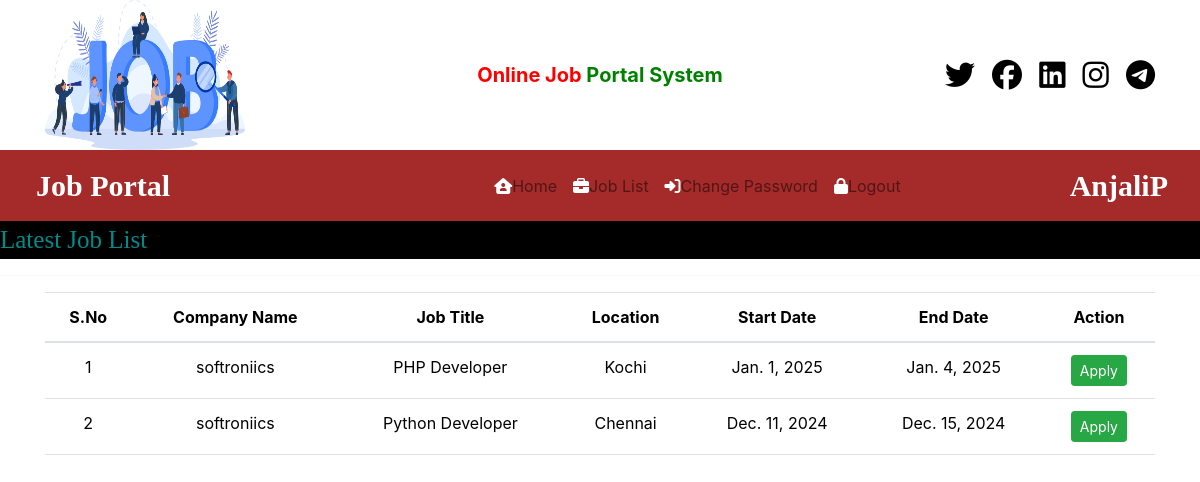
Page /user_latestjobs/ (signed in) on the committed database.
### JobportalApp/models.py (models this page shows, shortened)
class Job(models.Model):
    recruiter = models.ForeignKey(Recruiter, on_delete=models.CASCADE)
    start_date = models.DateField()
    end_date = models.DateField()
    title = models.CharField(max_length=10)
    salary = models.FloatField(max_length=100)
    image = models.FileField(max_length=15)
    description = models.CharField(max_length=300)
    experience = models.CharField(max_length=50)
    location = models.CharField(max_length=100)
    skills = models.CharField(max_length=100)
    creationdate = models.DateField()

class Recruiter(models.Model):
    user = models.ForeignKey(User, on_delete=models.CASCADE)
    mobile = models.CharField(max_length=15, null=True)
    image = models.FileField(null=True)
    gender = models.CharField(max_length=10, null=True)
    company = models.CharField(max_length=10, null=True)
    type = models.CharField(max_length=15, null=True)
    status = models.CharField(max_length=25, null=True)

### JobportalApp/views.py (the view)
# urls.py: path('user_latestjobs/', views.user_latestjobs, name='user_latestjobs'),
def user_latestjobs(request):
    job = Job.objects.all().order_by('-start_date')
    user = request.user
    student = StudentUser.objects.get(user=user)
    data = Apply.objects.filter(student=student)
    li = []
    for i in data:
        li.append(i.job.id)
    d = {'job': job, 'li': li}
    return render(request, "user_latestjobs.html", d)

### templates/user_latestjobs.html (shortened to what this page needs)
{% load static %}
{% block body %}
{% include 'user_navigation.html' %}
<marquee style="font-family: Monotype Corsiva; font-size:25px; color:darkcyan; background-color:black;">
    Latest Job List
</marquee>
<hr>
<div class="container">
    <table class="table table-hover">
    <thead>
    <tr style="background-color: #DEB887 !important;" id="example">
        <th>S.No</th>
        <th>Company Name</th>
        <th>Job Title</th>
        <th>Location</th>
        <th>Start Date</th>
        <th>End Date</th>
        <th>Action</th>
    </tr>
    </thead>
    <tbody>
    {% for i in job %}
    <tr>
        <td>{{ forloop.counter }}</td>
        <td>{{ i.recruiter.company }}</td>
        <td>{{ i.title }}</td>
        <td>{{ i.location }}</td>
        <td>{{ i.start_date }}</td>
        <td>{{ i.end_date }}</td>
        {% if i.id in li %}
        <td>Applied</td>
        {% else %}
        <td>
            <a href="{% url 'job_detail' i.id %}" class="btn btn-success btn-sm">Apply</a>
            {% endif %}
        </td>
    </tr>
    {% endfor %}
    </tbody>
</table>
</div>
{% endblock body %}

### templates/user_navigation.html (shortened to what this page needs)
<!DOCTYPE html>
<html lang="en">
<head>
    {% load static %}
    <link href="https://cdn.jsdelivr.net/npm/bootstrap@5.3.2/dist/css/bootstrap.min.css" rel="stylesheet">
    <link rel="stylesheet" href="https://cdnjs.cloudflare.com/ajax/libs/font-awesome/6.6.0/css/all.min.css"
 />
    <link href="https://cdn.jsdelivr.net/npm/bootstrap@4.6.2/dist/css/bootstrap.min.css" rel="stylesheet">
</head>
<body>
<div class="container">
    <div class="row align-items-center">
        <div class="col-sm-4">
            <img src="{% static 'images/job_portal_icon.png' %}" width="200px" height="150px" alt="" srcset="">
        </div>
        <div class="col-sm-4 text-center">
            <span style="font-weight:bold; font-size:20px">
                <span style="color:red">Online Job </span>
                <span style="color:green">Portal System</span>
            </span>
        </div>
        <div class="col-sm-4" style="text-align:right">
            <span style="font-weight:bold; font-size:30px;">
                <i class="fa-brands fa-twitter" style="color: #000000; padding-left:10px;"></i>
                <i class="fa-brands fa-facebook" style="color: #000000; padding-left:10px;"></i>
                <i class="fa-brands fa-linkedin" style="color: #000000; padding-left:10px;"></i>
                <i class="fa-brands fa-instagram" style="color: #000000; padding-left:10px;"></i>
                <i class="fa-brands fa-telegram" style="color: #000000; padding-left:10px;"></i>
            </span>
        </div>
    </div>
</div>
<nav class="navbar navbar-expand-lg navbar-light" style="background-color: brown">
  <div class="container-fluid">
    <a class="navbar-brand text-white" style="padding-left:5px; font-weight: bold; font-family: monotype corsiva; font-size:30px;" href="#">Job Portal</a>
    <div class="collapse navbar-collapse" id="navbarNav">
      <ul class="navbar-nav">
        <li class="nav-item">
          <a class="nav-link" style="margin-left:300px;" aria-current="page" href="{% url 'user_home' %}"><i class="fa-solid fa-house-user" style="color: #ffffff;"></i>Home</a>
        </li>
        <li class="nav-item">
          <a class="nav-link" href="{% url 'user_latestjobs' %}"><i class="fa-solid fa-briefcase" style="color: #ffffff;"></i>Job List</a>
        </li>
        <li class="nav-item">
          <a class="nav-link" href="{% url 'change_passworduser' %}"><i class="fa-solid fa-right-to-bracket" style="color: #ffffff;"></i>Change Password</a>
        </li>
          <li class="nav-item">
          <a class="nav-link" href="{% url 'user_logout' %}"><i class="fa-solid fa-lock" style="color: #ffffff;"></i>Logout</a>
        </li>
      </ul>
    </div>
  </div>
    <a class="navbar-brand text-white" style="padding-left:5px; font-weight: bold; font-family: monotype corsiva; font-size:30px;" href="#">{{ request.user.first_name }}{{ request.user.last_name }}</a>
</nav>
</body>
</html>

### templates/user_navigation.html (style rules this page uses)
.nav-link { color:white; }

### templates/user_latestjobs.html (style rules this page uses)
tr { text-align: center; }

### rows in the picture
Job: recruiter.company "softroniics", title "PHP Developer", location "Kochi", start_date "Jan. 1, 2025", end_date "Jan. 4, 2025", shows "Apply"
Job: recruiter.company "softroniics", title "Python Developer", location "Chennai", start_date "Dec. 11, 2024", end_date "Dec. 15, 2024", shows "Apply"

### other values in the picture
{{ request.user.first_name }} "Anjali"
{{ request.user.last_name }} "P"
